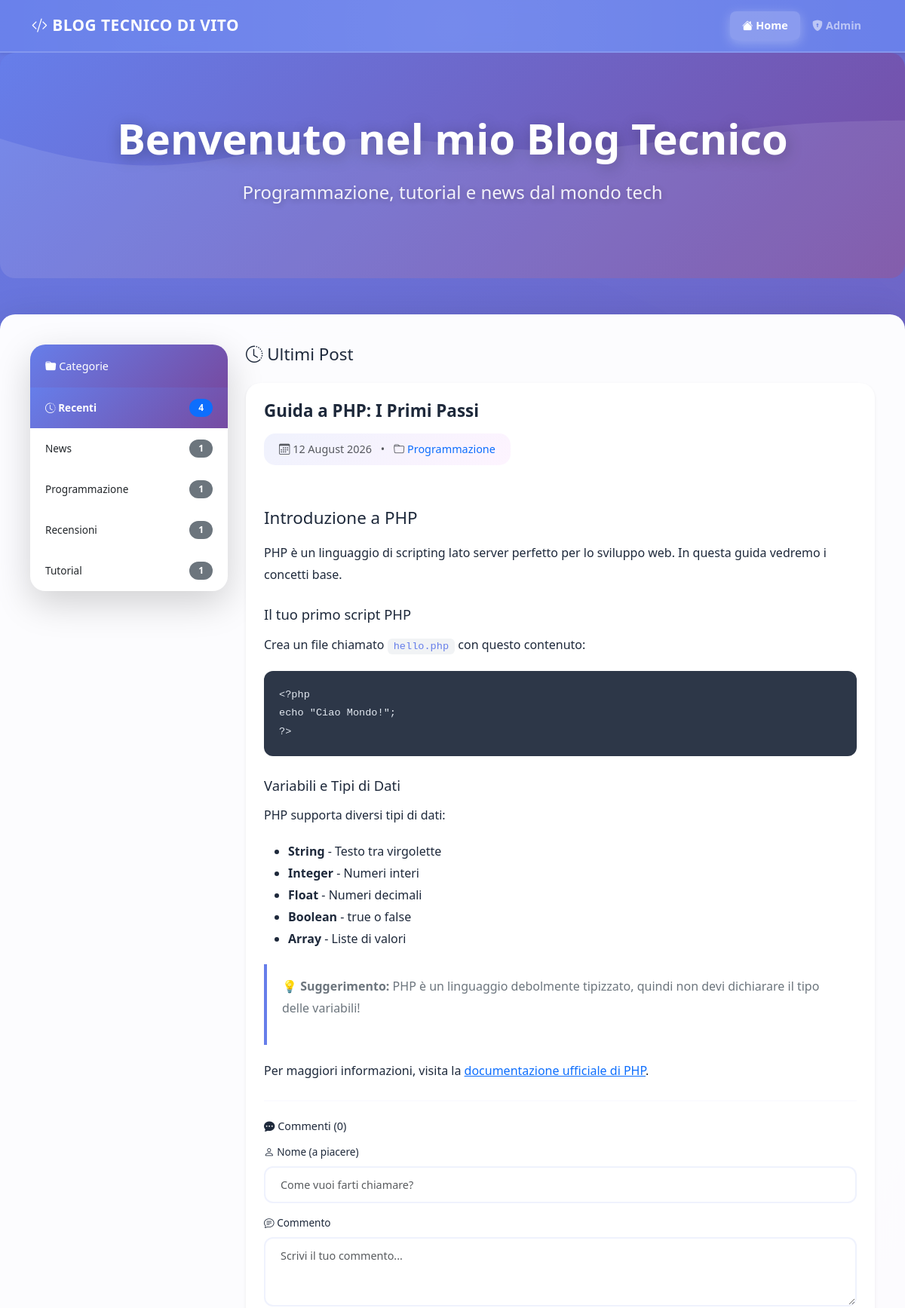
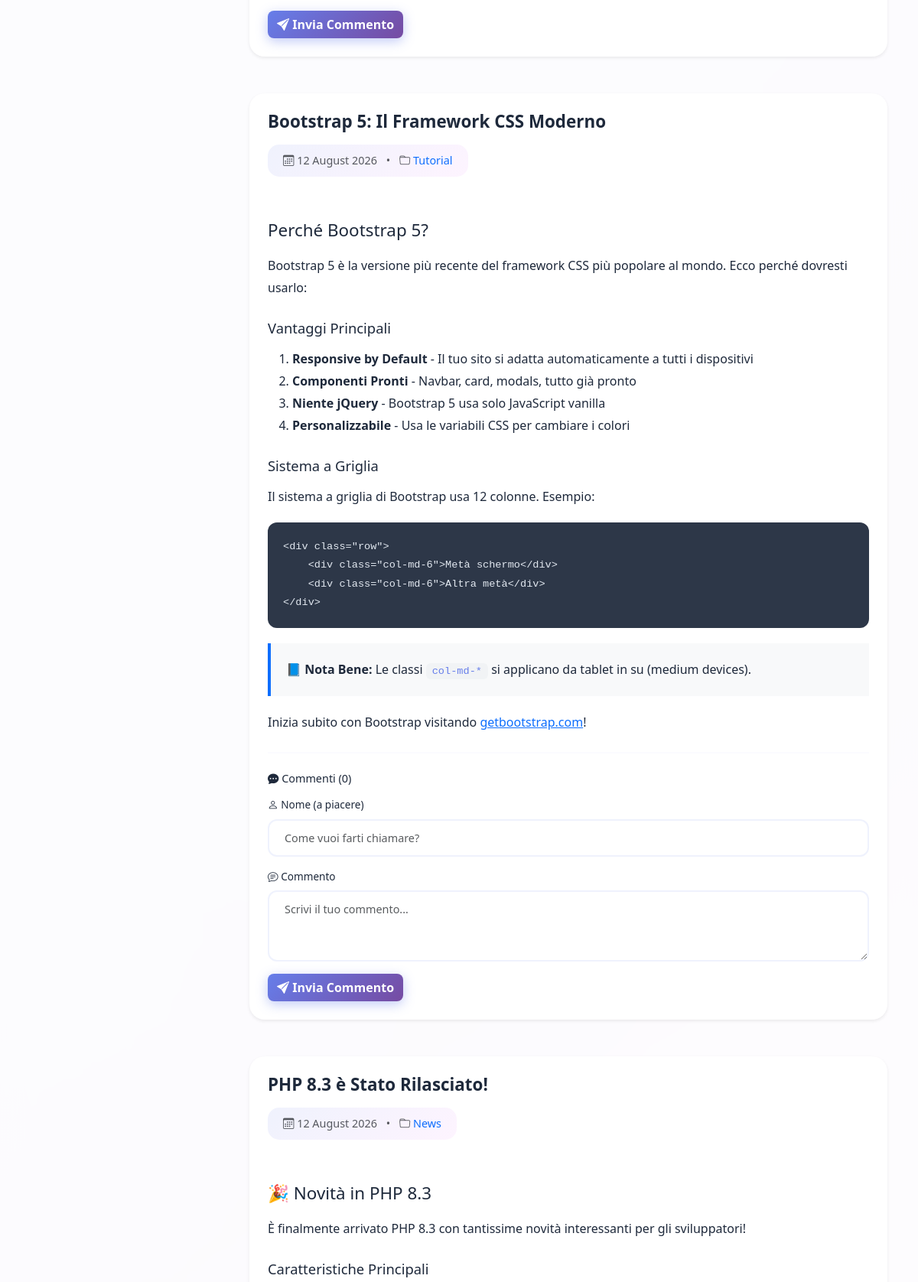
The page / (upper part) on the database its author committed (2 pictures, top to bottom).
### tables this page shows
CREATE TABLE categorie (
    id INT AUTO_INCREMENT PRIMARY KEY,
    nome VARCHAR(100) NOT NULL,
    slug VARCHAR(100) NOT NULL UNIQUE,
    descrizione TEXT,
    created_at DATETIME DEFAULT CURRENT_TIMESTAMP
);

CREATE TABLE post (
    id INT AUTO_INCREMENT PRIMARY KEY,
    titolo VARCHAR(255) NOT NULL,
    slug VARCHAR(255) NOT NULL UNIQUE,
    contenuto LONGTEXT NOT NULL,
    data_creazione DATETIME DEFAULT CURRENT_TIMESTAMP,
    data_modifica DATETIME DEFAULT CURRENT_TIMESTAMP ON UPDATE CURRENT_TIMESTAMP,
    categoria_id INT,
    pubblicato TINYINT(1) DEFAULT 1,
    FOREIGN KEY (categoria_id) REFERENCES categorie(id) ON DELETE SET NULL
);

### index.php (the view, shortened to what this page needs)
<?php
require_once 'db.php';
$errore_commento = '';
$categoria_filtro = $_GET['cat'] ?? null;
$post_singolo_id = $_GET['post'] ?? null;
$vista_recenti = !$categoria_filtro && !$post_singolo_id;
$post_singolo = null;
if ($vista_recenti) {
    $sql = "SELECT post.*, categorie.nome as cat_nome, categorie.slug as cat_slug
            FROM post
            LEFT JOIN categorie ON post.categoria_id = categorie.id
            WHERE post.pubblicato = 1
            ORDER BY post.data_creazione DESC LIMIT 5";
    $stmt = $pdo->query($sql);
}
$posts = $stmt->fetchAll();
$stmt_cat = $pdo->query("SELECT * FROM categorie ORDER BY nome");
$categorie = $stmt_cat->fetchAll();
$stmt_count = $pdo->query("
    SELECT categoria_id, COUNT(*) as count
    FROM post
    WHERE pubblicato = 1
    GROUP BY categoria_id
");
$post_count = [];
while ($row = $stmt_count->fetch()) {
    $post_count[$row['categoria_id']] = $row['count'];
}
$stmt_total = $pdo->query("SELECT COUNT(*) as total FROM post WHERE pubblicato = 1");
$totale_post = $stmt_total->fetch()['total'];
?>
<!DOCTYPE html>
<html lang="it">
<head>
    <link href="https://cdn.jsdelivr.net/npm/bootstrap@5.3.0/dist/css/bootstrap.min.css" rel="stylesheet">
    <link rel="stylesheet" href="https://cdn.jsdelivr.net/npm/bootstrap-icons@1.11.0/font/bootstrap-icons.css">
    <link rel="stylesheet" href="css/style.css">
</head>
<body>
    <nav class="navbar navbar-expand-lg navbar-dark bg-gradient-primary shadow-sm">
        <div class="container">
            <a class="navbar-brand fw-bold" href="index.php">
                <i class="bi bi-code-slash"></i> <?= SITE_NAME ?>
            </a>
            <div class="collapse navbar-collapse" id="navbarNav">
                <ul class="navbar-nav ms-auto">
                    <li class="nav-item">
                        <a class="nav-link <?= !$post_singolo_id && !$categoria_filtro ? 'active' : '' ?>" href="index.php">
                            <i class="bi bi-house-fill"></i> Home
                        </a>
                    </li>
                    <li class="nav-item">
                        <a class="nav-link" href="login.php">
                            <i class="bi bi-shield-lock-fill"></i> Admin
                        </a>
                    </li>
                </ul>
            </div>
        </div>
    </nav>
    <?php if (!$post_singolo_id): ?>
    <?php
    if ($categoria_filtro) {
        $hero_title = '';
        $hero_description = '';
        foreach ($categorie as $c) {
            if ($c['id'] == $categoria_filtro) {
                $hero_title = htmlspecialchars($c['nome']);
                $hero_description = htmlspecialchars($c['descrizione']);
                break;
            }
        }
    } else {
        $hero_title = 'Benvenuto nel mio Blog Tecnico';
        $hero_description = 'Programmazione, tutorial e news dal mondo tech';
    }
    ?>
    <div class="hero-section text-white text-center">
        <div class="container">
            <h1 class="fw-bold"><?= $hero_title ?></h1>
            <p class="lead"><?= $hero_description ?></p>
        </div>
    </div>
    <?php endif; ?>
    <div class="container content-container my-5">
        <div class="row">
            <div class="col-lg-3 mb-4">
                <div class="card sidebar-card shadow-lg sticky-sidebar">
                    <div class="card-header text-white">
                        <h5 class="mb-0"><i class="bi bi-folder-fill"></i> Categorie</h5>
                    </div>
                    <ul class="list-group list-group-flush">
                        <li class="list-group-item <?= !$categoria_filtro ? 'active' : '' ?>">
                            <a href="index.php" class="text-decoration-none d-flex justify-content-between align-items-center">
                                <span><i class="bi bi-clock-history"></i> Recenti</span>
                                <span class="badge bg-primary rounded-pill"><?= $totale_post ?></span>
                            </a>
                        </li>
                        <?php foreach ($categorie as $cat): ?>
                            <li class="list-group-item <?= $categoria_filtro == $cat['id'] ? 'active' : '' ?>">
                                <a href="?cat=<?= $cat['id'] ?>" class="text-decoration-none d-flex justify-content-between align-items-center">
                                    <span><?= htmlspecialchars($cat['nome']) ?></span>
                                    <span class="badge bg-secondary rounded-pill">
                                        <?= $post_count[$cat['id']] ?? 0 ?>
                                    </span>
                                </a>
                            </li>
                        <?php endforeach; ?>
                    </ul>
                </div>
            </div>
            <div class="col-lg-9">
                <?php if ($post_singolo): ?>
                    <article class="card shadow-sm mb-4">
                        <div class="card-body p-4">
                            <div class="mb-3">
                                <a href="index.php" class="btn btn-sm btn-outline-secondary">
                                    <i class="bi bi-arrow-left"></i> Torna al blog
                                </a>
                            </div>
                            <h1 class="display-5 fw-bold mb-3"><?= htmlspecialchars($post_singolo['titolo']) ?></h1>
                            <div class="post-meta text-muted mb-4">
                                <i class="bi bi-calendar3"></i>
                                <?= date('d F Y', strtotime($post_singolo['data_creazione'])) ?>
                                <?php if ($post_singolo['cat_nome']): ?>
                                    <span class="mx-2">•</span>
                                    <i class="bi bi-folder"></i>
                                    <a href="?cat=<?= $post_singolo['categoria_id'] ?>" class="text-decoration-none">
                                        <?= htmlspecialchars($post_singolo['cat_nome']) ?>
                                    </a>
                                <?php endif; ?>
                            </div>
                            <div class="post-content">
                                <?= $post_singolo['contenuto'] ?>
                            </div>
                            <hr class="my-4">
                            <h3 class="mb-4"><i class="bi bi-chat-dots-fill"></i> Commenti (<?= count($commenti ?? []) ?>)</h3>
                            <?php if (!empty($commenti)): ?>
                                <div class="row justify-content-center">
                                    <div class="col-md-8">
                                        <?php foreach ($commenti as $c): ?>
                                            <div class="card border-light mb-3">
                                                <div class="card-body p-3">
                                                    <h6 class="fw-bold text-primary">
                                                        <i class="bi bi-person-circle"></i> <?= htmlspecialchars($c['nome'], ENT_QUOTES, 'UTF-8') ?>
                                                    </h6>
                                                    <small class="text-muted mb-2 d-block">
                                                        <i class="bi bi-clock"></i>
                                                        <?= date('d/m/Y H:i', strtotime($c['creato_il'])) ?>
                                                    </small>
                                                    <div class="comment-content"><?= nl2br(htmlspecialchars($c['contenuto'], ENT_QUOTES, 'UTF-8')) ?></div>
                                                </div>
                                            </div>
                                        <?php endforeach; ?>
                                    </div>
                                </div>
                            <?php endif; ?>
                            <div class="row justify-content-center">
                                <div class="col-md-8">
                                    <h5 class="mb-3"><i class="bi bi-pencil-square"></i> Lascia un commento</h5>
                                    <?php if (!empty($errore_commento)): ?>
                                        <div class="alert alert-danger alert-dismissible fade show mb-3">
                                            <?= htmlspecialchars($errore_commento) ?>
                                            <button type="button" class="btn-close" data-bs-dismiss="alert"></button>
                                        </div>
                                    <?php endif; ?>
                                     <form method="POST" action="">
                                         <?= csrf_field() ?>
                                         <input type="hidden" name="action" value="aggiungi_commento">
                                         <input type="hidden" name="post_id" value="<?= (int)$post_singolo['id'] ?>">
                                        <div class="mb-3">
                                            <label for="nome" class="form-label"><i class="bi bi-person"></i> Nome (a piacere)</label>
                                            <input type="text" class="form-control" id="nome" name="nome" required placeholder="Come vuoi farti chiamare?" maxlength="100">
                                        </div>
                                        <div class="mb-3">
                                            <label for="contenuto" class="form-label"><i class="bi bi-chat-text"></i> Commento</label>
                                            <textarea class="form-control" id="contenuto" name="contenuto" rows="4" required placeholder="Scrivi il tuo commento..." maxlength="5000"></textarea>
                                        </div>
                                        <button type="submit" class="btn btn-primary">
                                            <i class="bi bi-send-fill"></i> Invia Commento
                                        </button>
                                    </form>
                                </div>
                            </div>
                        </div>
                    </article>
                <?php else: ?>
                    <?php if (empty($posts)): ?>
                        <div class="alert alert-info">
                            <i class="bi bi-info-circle"></i>
                            Nessun post disponibile. Inizia a scrivere dal pannello admin!
                        </div>
                    <?php else: ?>
                        <?php if ($vista_recenti): ?>
                            <h2 class="mb-4"><i class="bi bi-clock-history"></i> Ultimi Post</h2>
                            <?php foreach ($posts as $post): ?>
                                <article class="card shadow-sm mb-5 post-card">
                                    <div class="card-body p-4">
                                        <h2 class="h2 fw-bold mb-3"><?= htmlspecialchars($post['titolo']) ?></h2>
                                        <div class="post-meta text-muted mb-4">
                                            <i class="bi bi-calendar3"></i>
                                            <?= date('d F Y', strtotime($post['data_creazione'])) ?>
                                            <?php if ($post['cat_nome']): ?>
                                                <span class="mx-2">•</span>
                                                <i class="bi bi-folder"></i>
                                                <a href="?cat=<?= $post['categoria_id'] ?>" class="text-decoration-none">
                                                    <?= htmlspecialchars($post['cat_nome']) ?>
                                                </a>
                                            <?php endif; ?>
                                        </div>
                                        <div class="post-content">
                                            <?= $post['contenuto'] ?>
                                        </div>
                                        <hr class="my-4">
                                        <h5 class="mb-3"><i class="bi bi-chat-dots-fill"></i>
                                            Commenti (<?= count($post['commenti'] ?? []) ?>)</h5>
                                        <form method="POST" action="">
                                            <div class="mb-3">
                                                <label for="nome<?= $post['id'] ?>" class="form-label"><i class="bi bi-person"></i> Nome (a piacere)</label>
                                                <input type="text" class="form-control" id="nome<?= $post['id'] ?>" name="nome" required placeholder="Come vuoi farti chiamare?" maxlength="100">
                                            </div>
                                            <div class="mb-3">
                                                <label for="contenuto<?= $post['id'] ?>" class="form-label"><i class="bi bi-chat-text"></i> Commento</label>
                                                <textarea class="form-control" id="contenuto<?= $post['id'] ?>" name="contenuto" rows="3" required placeholder="Scrivi il tuo commento..." maxlength="5000"></textarea>
                                            </div>
                                            <button type="submit" class="btn btn-primary">
                                                <i class="bi bi-send-fill"></i> Invia Commento
                                            </button>
                                        </form>
                                    </div>
                                </article>
                            <?php endforeach; ?>
                        <?php endif; ?>
                    <?php endif; ?>
                <?php endif; ?>
            </div>
        </div>
    </div>
</body>
</html>

### rows shown on the page
categorie: nome "News", id "1"
categorie: nome "Programmazione", id "1"
categorie: nome "Recensioni", id "1"
categorie: nome "Tutorial", id "1"
post: titolo "Guida a PHP: I Primi Passi", data_creazione "12 August 2026", categoria.nome "Programmazione", contenuto "Introduzione a PHP PHP è un linguaggio di scripting lato server perfetto per lo sviluppo web. In questa guida vedremo i concetti base. Il tuo primo script PHP Crea un file chiamato hello.php con questo contenuto: <?php echo \"Ciao Mondo!\"; ?> Variabili e Tipi di Dati PHP supporta diversi tipi di dati: String - Testo tra virgolette Integer - Numeri interi Float - Numeri decimali Boolean - true o false Array - Liste di valori 💡 Suggerimento: PHP è un linguaggio debolmente tipizzato, quindi non devi dichiarare il tipo delle variabili! Per maggiori informazioni, visita la documentazione ufficiale di PHP .", count($post['commenti'] ?? []) "0", contenuto "Scrivi il tuo commento..."
post: titolo "Bootstrap 5: Il Framework CSS Moderno", data_creazione "12 August 2026", categoria.nome "Tutorial", contenuto "Perché Bootstrap 5? Bootstrap 5 è la versione più recente del framework CSS più popolare al mondo. Ecco perché dovresti usarlo: Vantaggi Principali Responsive by Default - Il tuo sito si adatta automaticamente a tutti i dispositivi Componenti Pronti - Navbar, card, modals, tutto già pronto Niente jQuery - Bootstrap 5 usa solo JavaScript vanilla Personalizzabile - Usa le variabili CSS per cambiare i colori Sistema a Griglia Il sistema a griglia di Bootstrap usa 12 colonne. Esempio: <div class=\"row\"> <div class=\"col-md-6\">Metà schermo</div> <div class=\"col-md-6\">Altra metà</div> </div> 📘 Nota Bene: Le classi col-md-* si applicano da tablet in su (medium devices). Inizia subito con Bootstrap…", count($post['commenti'] ?? []) "0", contenuto "Scrivi il tuo commento..."
post: titolo "PHP 8.3 è Stato Rilasciato!", data_creazione "12 August 2026", categoria.nome "News", contenuto "🎉 Novità in PHP 8.3 È finalmente arrivato PHP 8.3 con tantissime novità interessanti per gli sviluppatori! Caratteristiche Principali"

### other values the page prints
SITE_NAME "BLOG TECNICO DI VITO"
$hero_title "Benvenuto nel mio Blog Tecnico"
$hero_description "Programmazione, tutorial e news dal mondo tech"
$totale_post "4"
